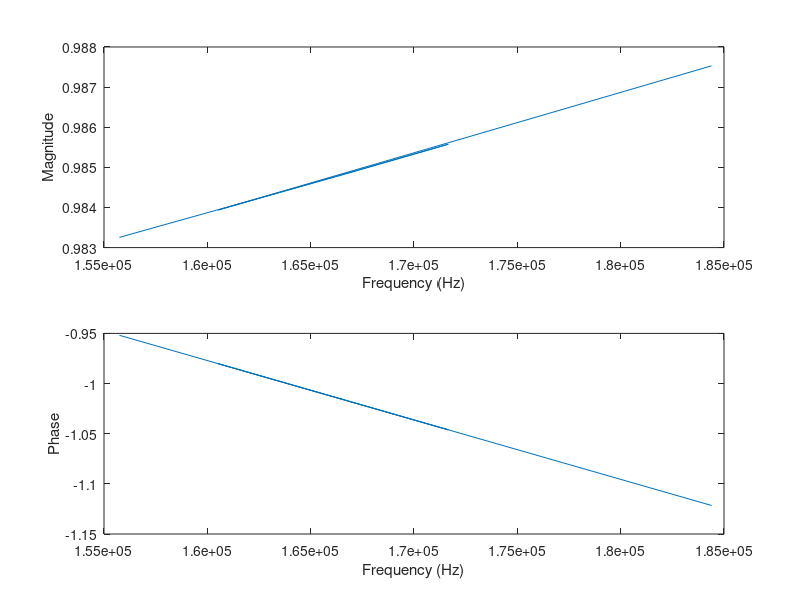
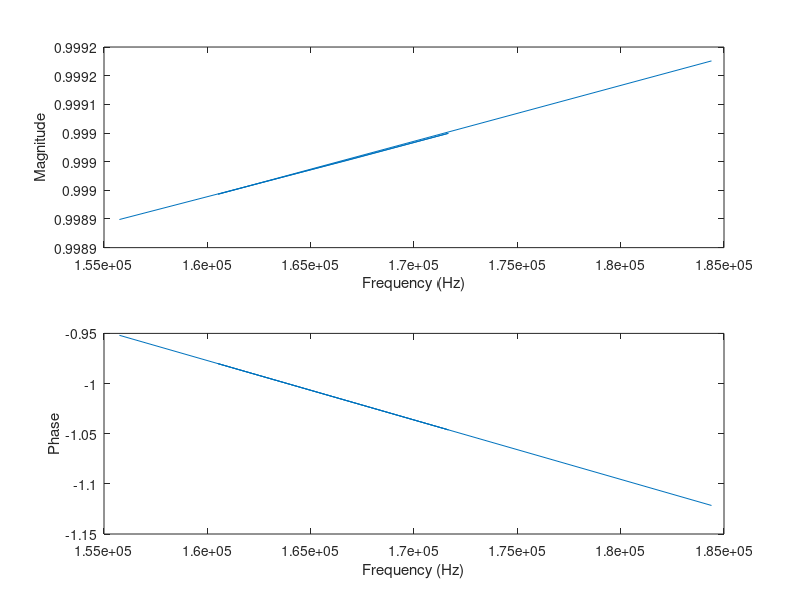

MATLAB code for these plots, in order:
%% 2.1 

% Include DSP-First 'toolbox' to path
addpath(genpath('filterdesign'));

% ** The DSP System Toolbox was installed for the filterdesign GUI.


% filterdesign % Used this command to open the GUI
% M = 30;
% wc = 0.4*pi; % 2 * pi * (2000 / 10000)
F_samp = 10000;
samples = 10000; % Set the sample count for freqz

% Rectangular windowing:
% In the GUI:
% - Select FIR
% - Set "Design Method" to "Window" and "Lowpass"
% - Set "Window Type" to "Rectagular"
% - Set "Order" to "30"
% - Set "F_samp" to "10000"
% - Set "F_cutoff" to "2000"
% - Export coefficients to a file (File → Export Coeffs → Export to File).

% Import file
coeffs = load("2_1_rect_coeffs.mat");

% Extract variables
rect_num_coeffs = coeffs.a;
rect_den_coeffs = coeffs.b;

[h,w] = freqz(rect_den_coeffs,rect_num_coeffs,'whole',samples);
f = w*F_samp/(2*pi); % Convert rad/s to Hz by multiplying by F_samp from GUI and dividing by 2π

% Rotate h and shift f to show lowpass behavior.
h = circshift(h,(samples/2));
f = f-(F_samp/2);

figure
subplot(2,1,1)
plot(f,abs(h))
xlabel('Frequency (Hz)')
ylabel('Magnitude')
subplot(2,1,2)
plot(f,angle(h))
xlabel('Frequency (Hz)')
ylabel('Phase')

% Hamming windowing:
% In the GUI:
% - Select FIR
% - Set "Design Method" to "Window" and "Lowpass"
% - Set "Window Type" to "Hamming"
% - Set "Order" to "30"
% - Set "F_samp" to "10000"
% - Set "F_cutoff" to "2000"
% - Export coefficients to a file (File → Export Coeffs → Export to File).

% Import file
coeffs = load("2_1_hamm_coeffs.mat");

% Extract variables
hamm_num_coeffs = coeffs.a;
hamm_den_coeffs = coeffs.b;

[h,w] = freqz(hamm_den_coeffs,hamm_num_coeffs,'whole',samples);
f = w*F_samp/(2*pi); % Convert rad/s to Hz by multiplying by F_samp from GUI and dividing by 2π

% Rotate h and shift f to show lowpass behavior.
h = circshift(h,(samples/2));
f = f-(F_samp/2);

figure
subplot(2,1,1)
plot(f,abs(h))
xlabel('Frequency (Hz)')
ylabel('Magnitude')
subplot(2,1,2)
plot(f,angle(h))
xlabel('Frequency (Hz)')
ylabel('Phase')

% Part a

% Part b

% Part c

% --------------------------------------------------------------------------------
% This isn't needed, it's being calculated in the GUI
% h_n_hamming = h .*(0.54 - 0.46 * (cos(2*pi.*(0:M-1)./(M-1)))); % From table 10.1
% --------------------------------------------------------------------------------

% Part d

% Part e

%% 2.2

% Part a

% Part b

% Part c

% Part d

%% 2.3

% Part a

% Part b

% Part c
